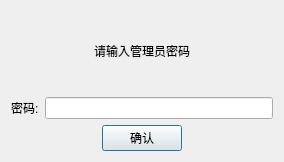
<?xml version="1.0" encoding="UTF-8"?>
<ui version="4.0">
 <class>Dialog</class>
 <widget class="QDialog" name="Dialog">
  <property name="geometry">
   <rect>
    <x>0</x>
    <y>0</y>
    <width>284</width>
    <height>162</height>
   </rect>
  </property>
  <property name="windowTitle">
   <string>Dialog</string>
  </property>
  <layout class="QGridLayout" name="gridLayout">
   <item row="0" column="0" alignment="Qt::AlignHCenter">
    <widget class="QLabel" name="label">
     <property name="styleSheet">
      <string notr="true">font: 15pt &quot;Ubuntu&quot;;</string>
     </property>
     <property name="text">
      <string>请输入管理员密码</string>
     </property>
    </widget>
   </item>
   <item row="1" column="0">
    <layout class="QHBoxLayout" name="horizontalLayout">
     <item>
      <widget class="QLabel" name="label_2">
       <property name="text">
        <string>密码:</string>
       </property>
      </widget>
     </item>
     <item>
      <widget class="QLineEdit" name="lineEdit"/>
     </item>
    </layout>
   </item>
   <item row="2" column="0" alignment="Qt::AlignHCenter">
    <widget class="QPushButton" name="pushButton">
     <property name="text">
      <string>确认</string>
     </property>
    </widget>
   </item>
  </layout>
 </widget>
 <resources/>
 <connections/>
</ui>
